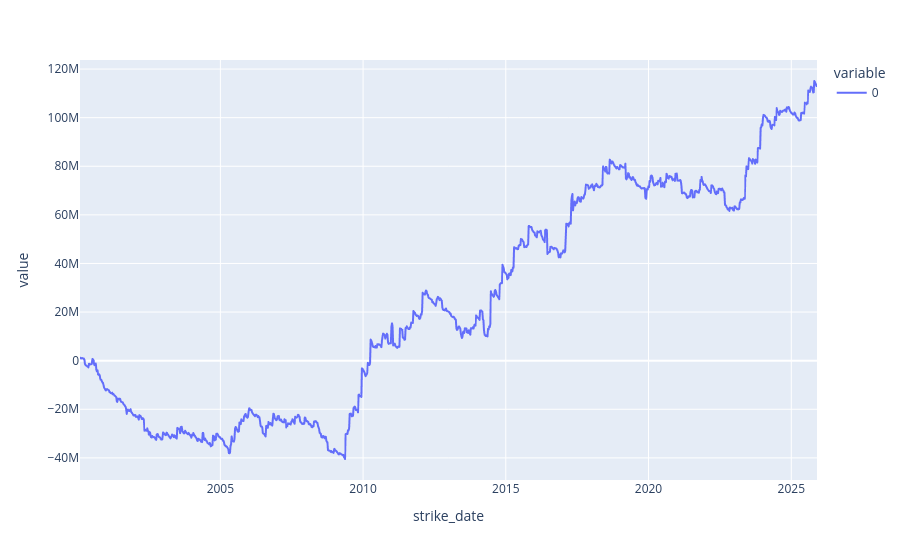

Notebook cell for this chart:
### Code cell
px.line(x)

### Figure 1 — Plotly figure (JSON) as saved in the notebook; plotly's stock layout.template omitted (floating-point values rounded to 4 significant figures; data arrays with more than 128 entries replaced by an {"elided": "..."} marker saying what was removed)
{"data": [{"hovertemplate": "variable=0<br>strike_date=%{x}<br>value=%{y}<extra></extra>", "legendgroup": "0", "line": {"color": "#636efa", "dash": "solid"}, "marker": {"symbol": "circle"}, "mode": "lines", "name": "0", "showlegend": true, "type": "scattergl", "x": {"elided": "1300 str values"}, "xaxis": "x", "y": {"elided": "1300 float values"}, "yaxis": "y"}], "layout": {"legend": {"title": {"text": "variable"}, "tracegroupgap": 0}, "margin": {"t": 60}, "xaxis": {"anchor": "y", "domain": [0, 1], "title": {"text": "strike_date"}}, "yaxis": {"anchor": "x", "domain": [0, 1], "title": {"text": "value"}}}}
